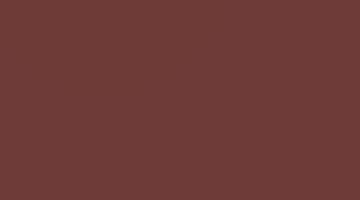
Frame 1 (no input)
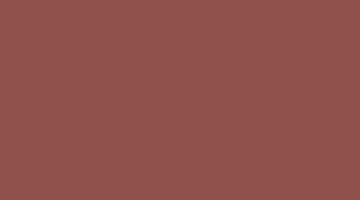
Frame 60 (the mouse pressed at the canvas centre just before this capture)
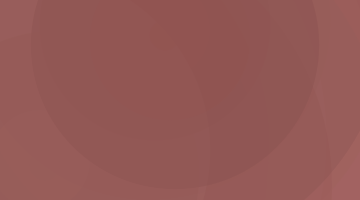
Frame 120 (the mouse held since frame 60 and released just before this capture)

The Processing sketch that drew these frames (run headless with seeded random() and noise(); from frame 60 on, the mouse is pressed at the canvas centre):

// Processing sketch: processing_14065
// ── processing_14065.pde

float a=0.1;

void setup(){
  size(360,200);
  colorMode(HSB, 360,200,100);
}

void draw(){
  background(360);
  noStroke();
  for(int x=0; x<100; x=x+5) {
  float y=sin(radians(x+frameCount))*10*150+100;
  fill(HSB,random(200),random(100),random(100));
  ellipse(x+100,x-30,y,y);
  fill(HSB,random(100),random(100),random(100));
  ellipse(x-20,x+100,y,y);
 }
}
